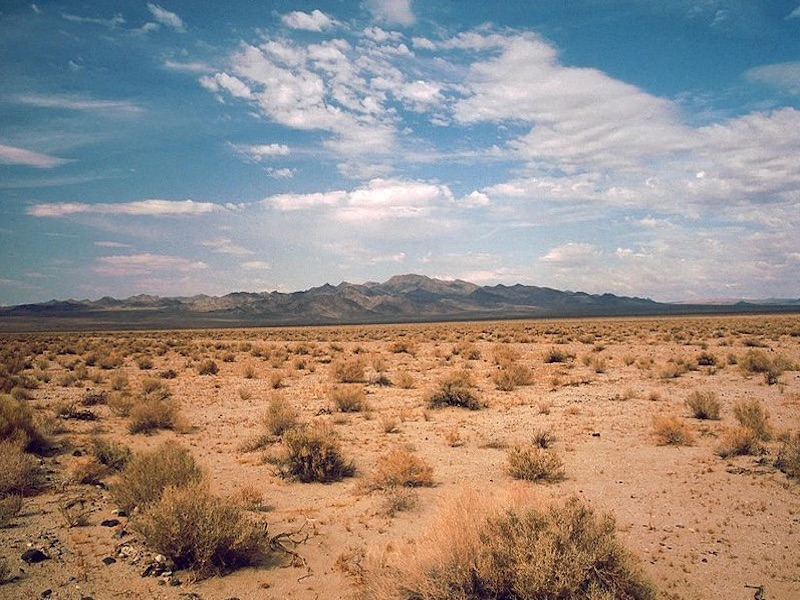
#> input picture images/desert.jpg, 800 x 600 px, found by its file name
$ python 'CSE 110 - W07 Milestone.py'
#> lines starting #> are read from the running program, lines starting #| are printed output that depends on the picture
from PIL import Image

image_desert = Image.open('images/desert.jpg')
#> image_desert is the input picture: PIL image 800x600 RGB; mean R, G, B 151.6, 139.6, 131.6


pixels_desert = image_desert.load()

(width, height) = image_desert.size
#> width = 800; height = 600

for x in range(0, width):
    for y in range(0, height):
        (r, g, b) = pixels_desert[x, y]

        new_blue = b + 100
        new_red = r + 100
        new_green = g + 100

        pixels_desert[x, y] = (new_red, g, b)

image_desert.show()
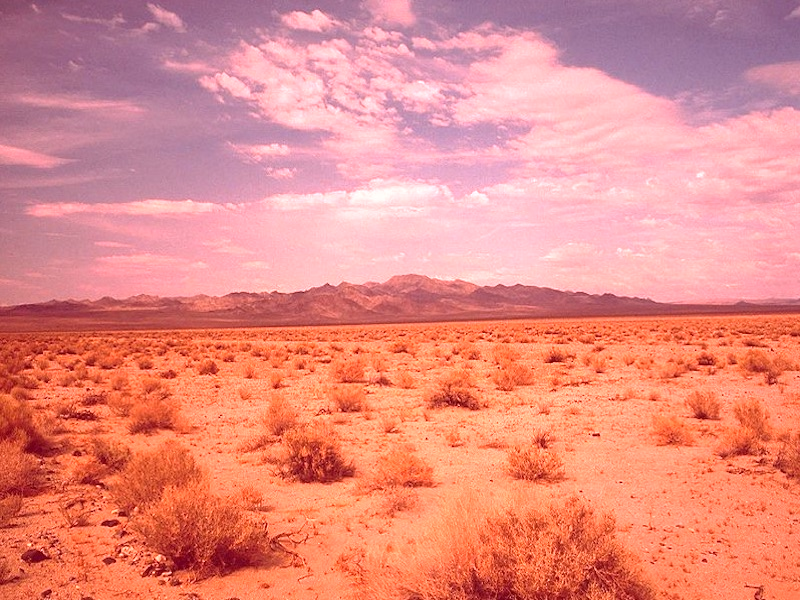
#> shown: PIL image 800x600 RGB; mean R, G, B 229.6, 139.6, 131.6

$ run again, with images/beach.jpg copied over images/desert.jpg
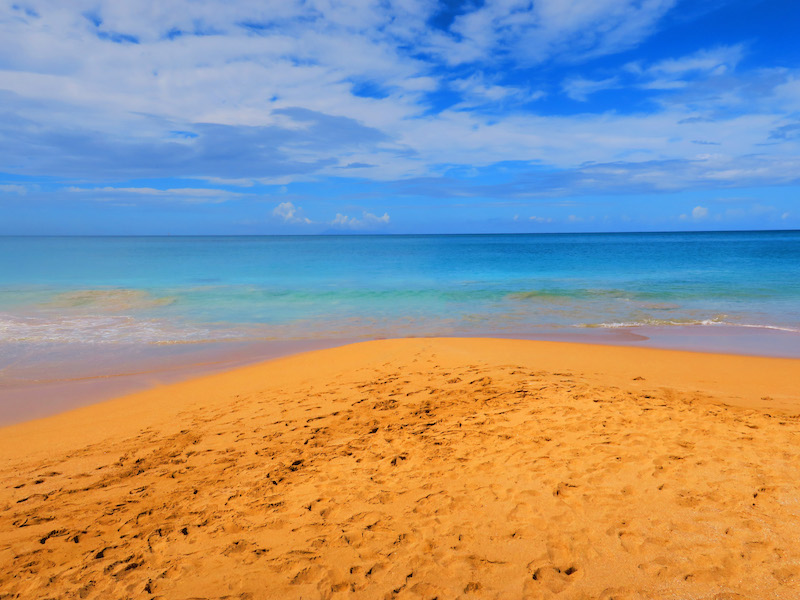
#> input picture images/beach.jpg, 800 x 600 px, found by its file name
#> image_desert is the input picture: PIL image 800x600 RGB; mean R, G, B 152.6, 148, 143.9
#> `image_desert.show()`:
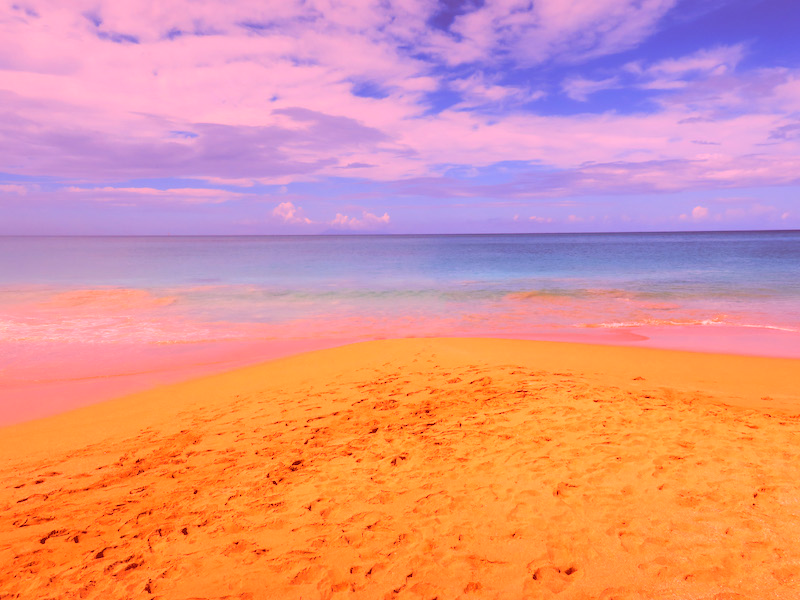
#> shown: PIL image 800x600 RGB; mean R, G, B 222.4, 148, 143.9
